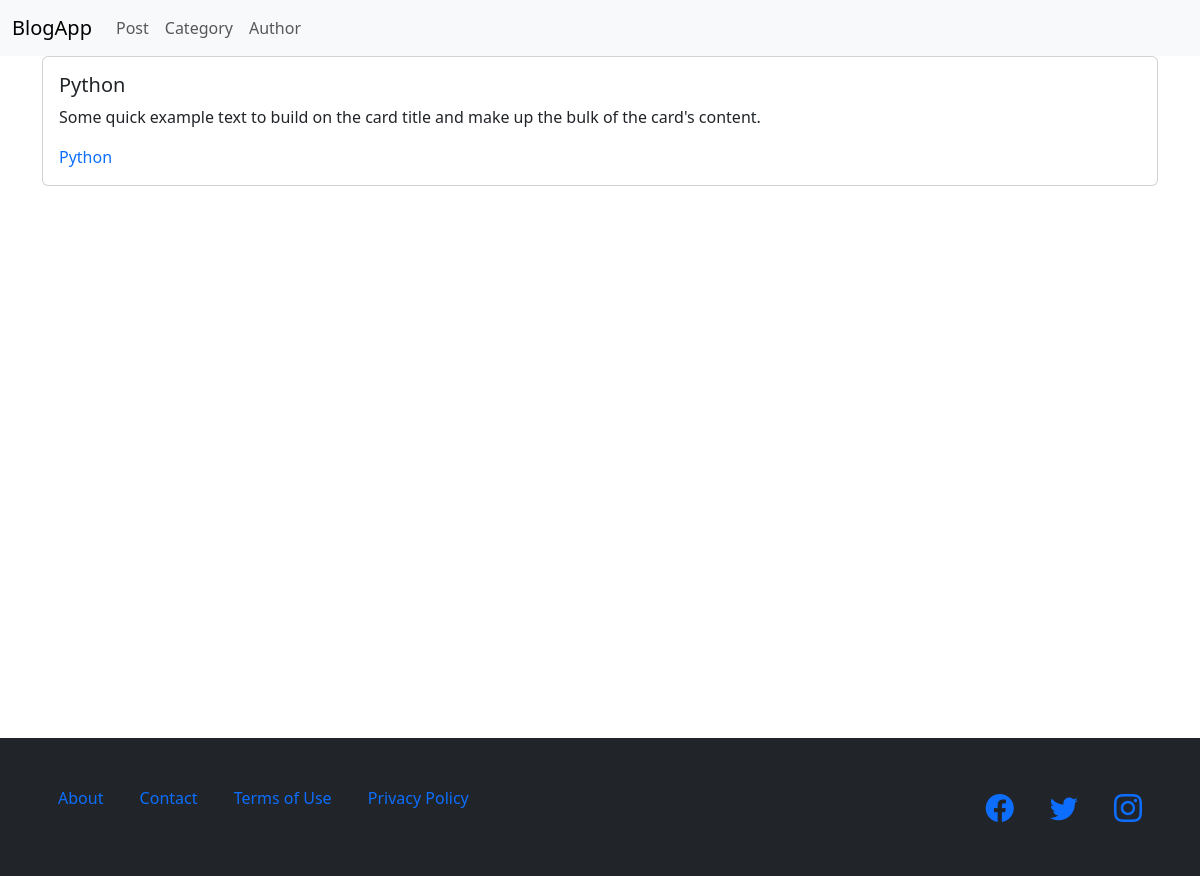
Page /categories/ on the earlier database version.
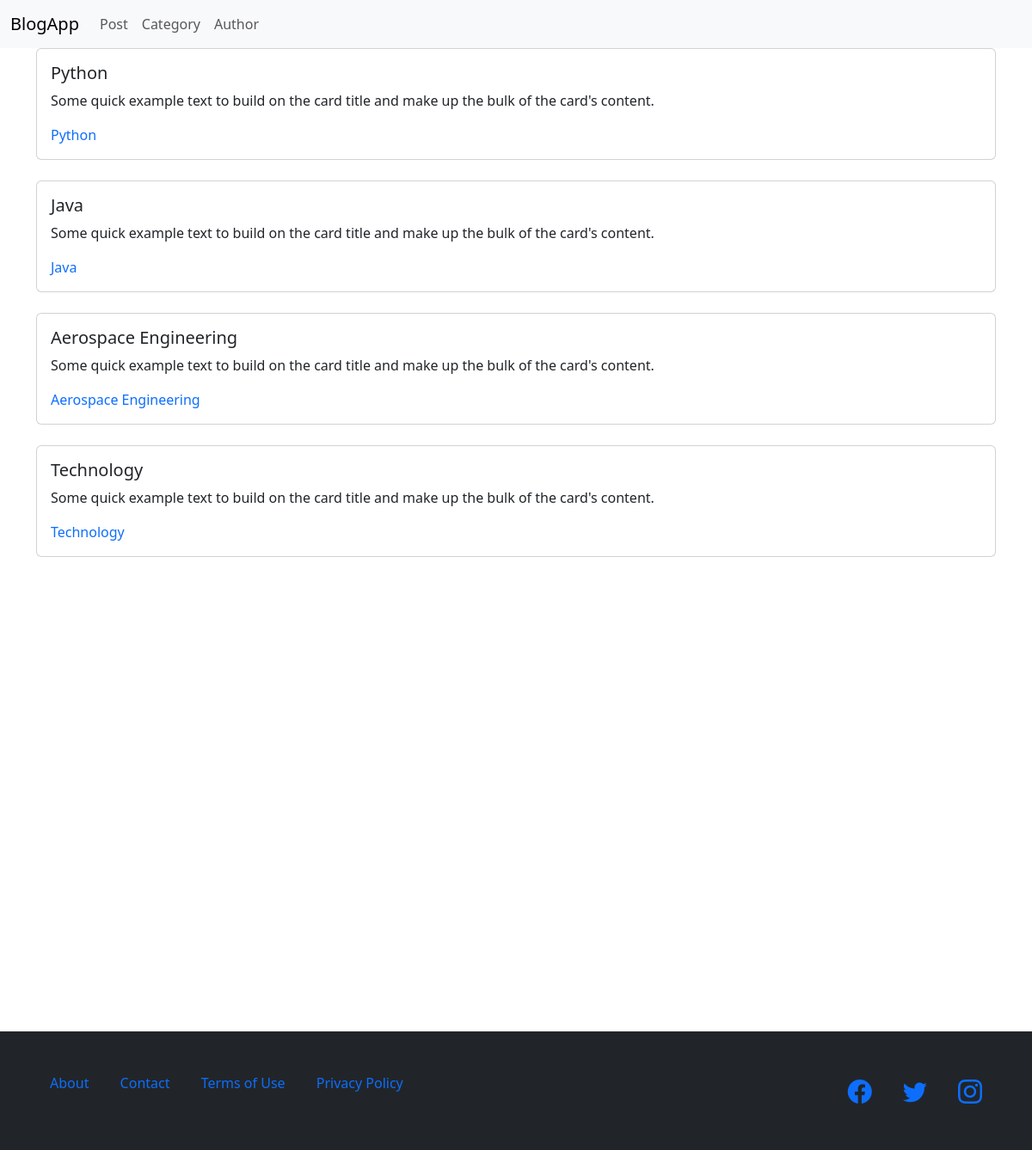
Same page on the later database version.
### BlogApp/models.py (models this page shows, shortened)
class Category(models.Model):
    name = models.CharField(max_length=200)
    description = models.TextField()

### BlogApp/views.py (the view)
# urls.py: path('categories/', views.category_list, name = 'categories'),
def category_list(request):
    categories = Category.objects.all()
    return render(request, 'category_list.html', {'all':categories})

### template/category_list.html (shortened to what this page needs)
{% extends 'base.html'%}
{% block content %}
{% for category in all %}
<div class="container">
    <div class="col-12">
        <div class="card">
            <div class="card-body">
                <h5 class="card-title">{{category.name}}</h5>
                <p class="card-text">Some quick example text to build on the card title and make up the bulk of the
                    card's
                    content.</p>
                <a href="{{ category.id }}" style="text-decoration:none">{{ category.name }}</a>
            </div>
        </div>
    </div>
</div>
<br>
{% endfor %}
{% endblock %}

Differences in the rows shown:
added Category: name "Java"
added Category: name "Aerospace Engineering"
added Category: name "Technology"
